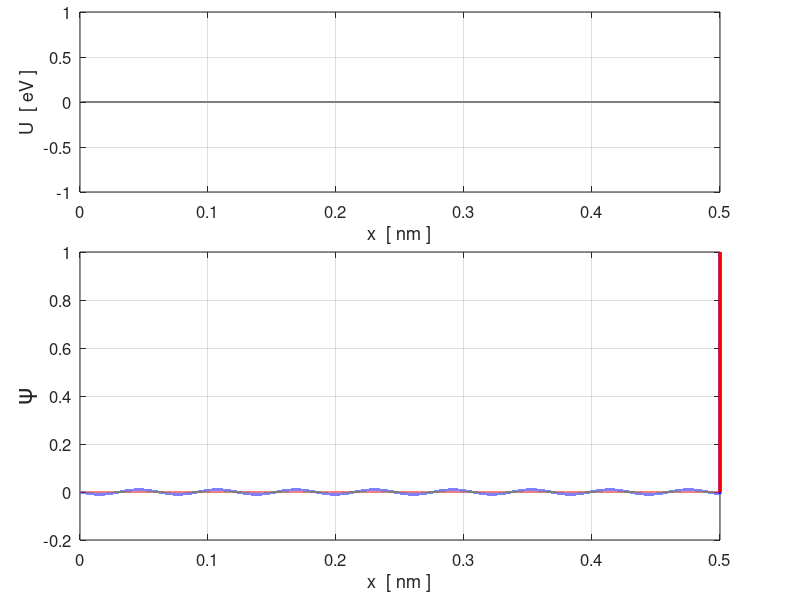

Source code (MATLAB):
% qm001.m



clear
close all
clc


tic

% INPUTS ==============================================================

% Energy of particles  [eV];
  Es = 400;
% X axis  [nm]
  xMin = 0;
  xMax = 0.5;
% Grid points 
  N = 155501;

  % CONSTANTS ===========================================================

  e = 1.6021766208e-19;           % Elementary charge [C]
  h = 6.626070040e-34;            % Planck constant [ J.s]
  hbar = 1.054571800e-34;         % Reduced Planck's constant
  me = 9.10938356e-31;            % Electron mass [kg]

  s1 = 1e-9;                       % m --> nm
  s2 = e;                          % J --> eV
 
   
% SETUP ===============================================================
  
  K = 2*me/hbar^2;
  E = s2*Es;                    % [J]
  xs = linspace(xMin,xMax,N);   % [nm]
  x  = s1.*xs;                  % [m]
  dx = x(2) - x(1);               % [m]
  
  
% FREE PARTICLE =======================================================

% Wavelength  [n nm] and Propagation constant  [m^-1]
  wL = 2*pi/sqrt(K*E);              % [m]
  wLs = s1*wL;                      % [nm]
  k = 2*pi/wL;                      % [m^-1]
% Momentum  [kg.m.s^-1]
  p = hbar*k;                       %
% Angular frequency  [s^-1]
  w = E/hbar;
  
  
% POTENTIAL ENERGY  [eV  J]
  UMin = -100;
  UMax = 100;
  Us = zeros(N,1);
  for c = 1:N  
    Us(c) = 0;
%     if xs(c) > 0.2
%         Us(c) = 200;
%     end
%    
%     if xs(c) > 0.3
%         Us(c) = 0;
%     end 
%     
  end
  
  U = s2.*Us; 
  
% FINITE DIFFERENCE METHOD: Wave Function psi =========================
  Kse = 2 + (dx^2*K).*(U - E);
  
  u = zeros(N,1);
  u(1) = 1; u(N-1) = sqrt(k);
    
  for c = 3 : N-2
   u(c) = Kse(c-1) * u(c-1) - u(c-2);
  end
  
  psi = u./max(u);
  
  


  

% GRAPHICS ==========================================================
  
  figure(1)
    set(gcf,'units','normalized');
    set(gcf,'position',[0.02 0.05 0.4 0.5]);
    set(gcf,'color','w');
    hold on
    
    %subplot(2,1,1)
    subplot('position',[0.1 0.68 0.8 0.3])
    xP = xs; yP = Us;
    plot(xP,yP,'k','lineWidth',2)
    grid on
    box on
    xlabel('x  [ nm ]')
    ylabel('U  [ eV ]')
    set(gca,'fontsize',12)
    
   % subplot(2,1,2)
   subplot('position',[0.1,0.1 0.8 0.48])
    xP = xs; yP = psi;
       plot(xP,yP,'b','lineWidth',2)
    hold on
     yP = psi.*psi;
       plot(xP,yP,'r','lineWidth',2)
%     yP = abs(psi);
%       plot(xP,yP,'k','lineWidth',2)
% %     yP = conj(psi).*psi;
%       plot(xP,yP,'g','lineWidth',2)
    grid on
    box on
    xlabel('x  [ nm ]')
    set(gca,'fontsize',12)
    ylabel('\psi','fontsize',18)
    
   
